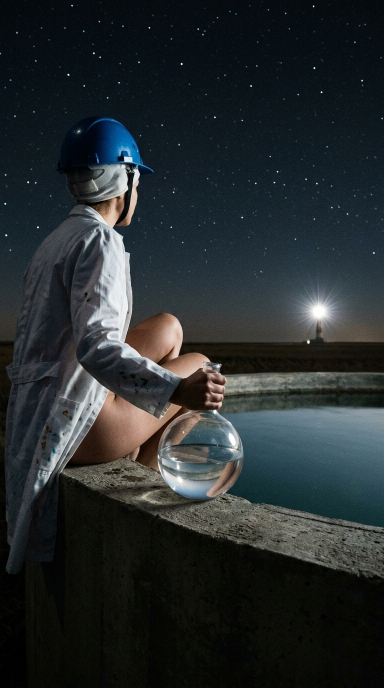
#> input picture showcase_input.jpg, 768 x 1376 px (shown at 1/2 size)
$ python shadow-lift-prepress.py --input showcase_input.jpg --output out.png
#> lines starting #> are read from the running program, lines starting #| are printed output that depends on the picture
import os
import argparse
import sys
from PIL import Image
import numpy as np
from scipy.ndimage import gaussian_filter

"""
Shadow-Lift Prepress
===================
Утилита для подготовки изображений к печати (TheGameCrafter, цифровая печать).
Гибридный препресс: локальная гамма в тенях для сохранения деталей (под плащом, в складках)
при абсолютной неприкосновенности мидтонов и гарантированной защите точки черного.
"""

def parse_size(size_str):
    """Преобразует строку '900x1500' или '900,1500' в кортеж (900, 1500)"""
    try:
        if 'x' in size_str.lower():
            w, h = size_str.lower().split('x')
        elif ',' in size_str:
            w, h = size_str.split(',')
        else:
            raise ValueError
        return (int(w.strip()), int(h.strip()))
    except ValueError:
        raise argparse.ArgumentTypeError(f"Неверный формат размера: '{size_str}'. Используйте '900x1500' или '900,1500'")

def detect_and_create_protection_mask(arr, luminance, protection_zone, height):
    """
    Умный анализ зон и динамическое построение маски защиты.
    """
    h, w = luminance.shape
    y_indices = np.arange(height, dtype=np.float32)[:, np.newaxis]

    if protection_zone != 'auto':
        print(f"  -> [MANUAL] Принудительная защита: {protection_zone.upper()}")
        if protection_zone == 'none':
            return np.ones((height, 1), dtype=np.float32)
        elif protection_zone == 'bottom':
            return np.clip(((height * 0.60) - y_indices) / (height * 0.25), 0, 1)
        else: # 'top'
            return np.clip((y_indices - (height * 0.40)) / (height * 0.25), 0, 1)

    top_zone = luminance[:int(h * 0.20), :]
    bottom_zone = luminance[-int(h * 0.20):, :]
    center_zone = luminance[int(h * 0.30):int(h * 0.70), :]

    top_mean = np.mean(top_zone)
    bottom_mean = np.mean(bottom_zone)
    center_mean = np.mean(center_zone)

    diff = bottom_mean - top_mean
    is_bright_center = (center_mean > top_mean + 30) and (center_mean > bottom_mean + 30)

    if is_bright_center:
        print(f"  -> [AUTO] Обнаружен яркий центральный объект (Центр: {center_mean:.1f}). Анализ фона...")

    if diff > 15:
        print(f"  -> [AUTO] Низ светлее верха (Верх: {top_mean:.1f}, Низ: {bottom_mean:.1f}, Разница: +{diff:.1f}). Защита: BOTTOM")
        center_line = height * 0.60
        transition_zone = height * 0.20
        return np.clip((center_line - y_indices) / transition_zone, 0, 1)

    if diff < -15:
        print(f"  -> [AUTO] Верх светлее низа (Верх: {top_mean:.1f}, Низ: {bottom_mean:.1f}, Разница: {diff:.1f}). Защита: TOP")
        center_line = height * 0.40
        transition_zone = height * 0.20
        return np.clip((y_indices - center_line) / transition_zone, 0, 1)

    top_rgb = arr[:int(h * 0.20), :, :]
    r_mean = np.mean(top_rgb[:,:,0])
    b_mean = np.mean(top_rgb[:,:,2])

    if top_mean < 65 and b_mean > r_mean * 1.15:
        print(f"  -> [AUTO] Обнаружено ночное небо (Верх: {top_mean:.1f}, Синева: {b_mean/r_mean:.2f}x). Защита: TOP")
        center_line = height * (0.35 if is_bright_center else 0.40)
        transition_zone = height * (0.30 if is_bright_center else 0.25)
        return np.clip((y_indices - center_line) / transition_zone, 0, 1)

    print(f"  -> [AUTO] Равномерное освещение (Верх: {top_mean:.1f}, Низ: {bottom_mean:.1f}). Защита: NONE")
    return np.ones((height, 1), dtype=np.float32)

def process_single_image(input_path, output_path, target_min_black, target_size, protection_zone='auto', shadow_gamma=0.75):
    """
    Обрабатывает одно изображение с использованием гибридного метода:
    локальная гамма в глубоких тени для проработки деталей (под плащом/в складках)
    при сохранении общей темноты и глубины кадра.
    """
    try:
        img = Image.open(input_path).convert('RGB')

        if target_size:
            img = img.resize(target_size, Image.Resampling.LANCZOS)

        arr = np.array(img, dtype=np.float32)
        height, width, _ = arr.shape

        luminance = 0.299 * arr[:,:,0] + 0.587 * arr[:,:,1] + 0.114 * arr[:,:,2]

        # 1. Порог теней (захватываем глубокие тени и темные объекты)
        shadow_threshold = max(np.percentile(luminance, 10), 30.0)

        # Сырая маска глубоких теней (плавно сходит на нет к порогу)
        raw_shadow_mask = np.clip((shadow_threshold - luminance) / shadow_threshold, 0, 1)

        # 2. Пространственная защита (небо / низ)
        protection_mask = detect_and_create_protection_mask(arr, luminance, protection_zone, height)

        smooth_shadows = gaussian_filter(raw_shadow_mask, sigma=3.0)
        final_mask = smooth_shadows * protection_mask
        final_mask = np.expand_dims(final_mask, axis=2)

        # 3. ГИБРИДНЫЙ МЕТОД: ЛОКАЛЬНАЯ ГАММА В ТЕНЯХ
        # Нормализуем диапазон теней от 0 до 1 для применения степенной функции
        normalized_shadows = arr / 255.0

        # Применяем гамму (shadow_gamma) ТОЛЬКО внутри зоны тени, оставляя света и мидтоны в покое (gamma = 1.0)
        # Формула плавно смешивает оригинальный массив и вытянутый по гамме в зависимости от маски
        lifted_arr = (normalized_shadows ** shadow_gamma) * 255.0

        # Плавное смешивание по маске (там, где mask=1, работает гамма; где mask=0, остается оригинал)
        arr = arr * (1 - final_mask) + lifted_arr * final_mask

        # 4. Локальный микроконтраст в тенях (проявляем фактуру)
        blurred = gaussian_filter(arr, sigma=2.0, truncate=2.0)
        detail = arr - blurred
        arr = arr + (detail * 0.20 * final_mask)

        # 5. Деликатная компенсация насыщенности в тенях
        mean_color = np.mean(arr, axis=2, keepdims=True)
        arr = arr + (arr - mean_color) * 0.05 * final_mask

        # 6. Жесткий клэмп точки черного (гарантия против клякс на TGC)
        arr = np.maximum(arr, target_min_black)
        arr = np.clip(arr, 0, 255)

        # 7. Сохранение без потерь
        processed_img = Image.fromarray(arr.astype(np.uint8))

        out_dir = os.path.dirname(os.path.abspath(output_path))
        os.makedirs(out_dir, exist_ok=True)

        processed_img.save(output_path, format='PNG', compress_level=6)
        return True, None

    except Exception as e:
        return False, str(e)

def main():
    parser = argparse.ArgumentParser(
        description="Shadow-Lift Prepress: Гибридный препресс (локальная гамма в тенях) для TGC.",
        formatter_class=argparse.ArgumentDefaultsHelpFormatter
    )

    parser.add_argument("-i", "--input", required=True, dest="input_path",
                        help="Путь к файлу изображения ИЛИ к папке с изображениями")
    parser.add_argument("-o", "--output", required=True, dest="output_path",
                        help="Путь к папке для сохранения ИЛИ к конкретному файлу")
    parser.add_argument("-s", "--size", type=parse_size, default="900x1500", dest="target_size",
                        help="Размер выходного изображения в формате ШИРИНАxВЫСОТА")

    parser.add_argument("-b", "--min-black", type=int, default=14, dest="target_min_black",
                        help="Гарантированный минимум черного (защита от клякс). Для TGC: 14.")

    parser.add_argument("-l", "--lift", type=float, default=0.75, dest="shadow_gamma",
                        help="Гамма локального подъема теней (0.75 по умолч.). Меньше = сильнее вытягивает детали из черноты под плащом/в складках (0.65-0.70), больше = мягче (0.80-0.85). Мидтоны не трогает.")

    parser.add_argument("-p", "--protection", choices=['auto', 'top', 'bottom', 'none'], default='auto', dest="protection_zone",
                        help="Зона пространственной защиты. 'auto' - умный анализ (небо/свет снизу).")

    args = parser.parse_args()
    valid_extensions = ('.png', '.jpg', '.jpeg', '.tif', '.tiff')

    if os.path.isfile(args.input_path):
        if not args.input_path.lower().endswith(valid_extensions):
            print(f"Ошибка: Файл {args.input_path} не является поддерживаемым изображением.")
            sys.exit(1)

        if args.output_path.lower().endswith('.png'):
            out_file = args.output_path
        else:
            base_name = os.path.splitext(os.path.basename(args.input_path))[0]
            out_file = os.path.join(args.output_path, base_name + '.png')

        print(f"Обработка файла: {args.input_path}")
        success, err = process_single_image(args.input_path, out_file, args.target_min_black, args.target_size, args.protection_zone, args.shadow_gamma)
#> in process_single_image, img is the input picture: PIL image 768x1376 RGB; mean R, G, B 38, 44, 45.6
#> in process_single_image, `luminance = 0.299 * arr[:,:,0] + 0.587 * arr[:,:,1] + 0.114 * arr[:,:,2]`:
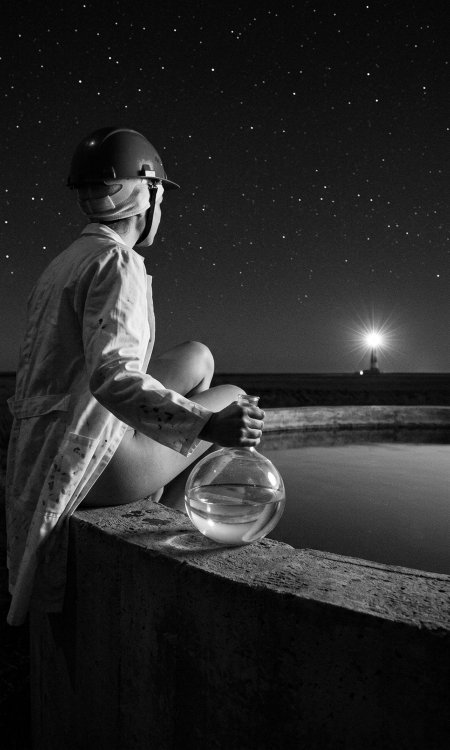
#> luminance: shape (1500, 900) float32 (shown at 1/2 size); min 0, max 255, mean 42.4
#> in process_single_image, `shadow_threshold = max(np.percentile(luminance, 10), 30.0)`: shadow_threshold = 30
#> in process_single_image, `raw_shadow_mask = np.clip((shadow_threshold - luminance) / shadow_thre..`:
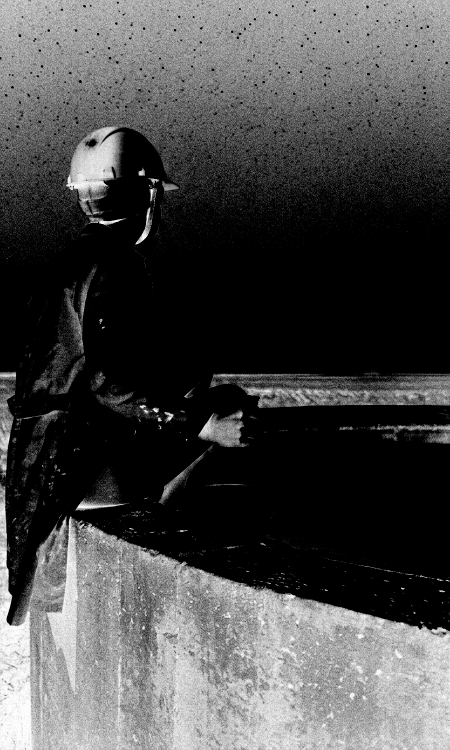
#> raw_shadow_mask: shape (1500, 900) float32 (shown at 1/2 size); min 0, max 1, mean 0.29
#> in detect_and_create_protection_mask, `bottom_zone = luminance[-int(h * 0.20):, :]`:
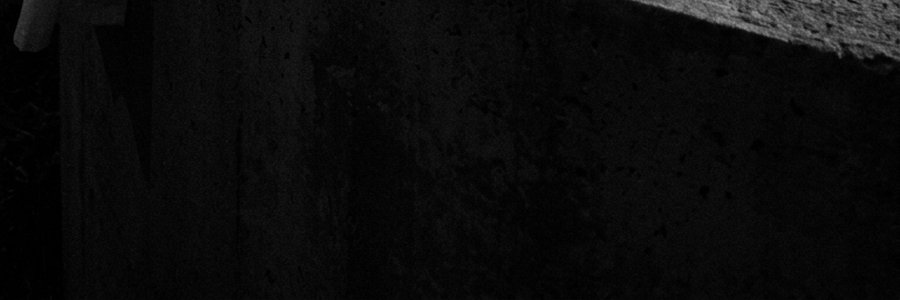
#> bottom_zone: shape (300, 900) float32; min 0, max 152.1, mean 11
#> in detect_and_create_protection_mask, `center_zone = luminance[int(h * 0.30):int(h * 0.70), :]`:
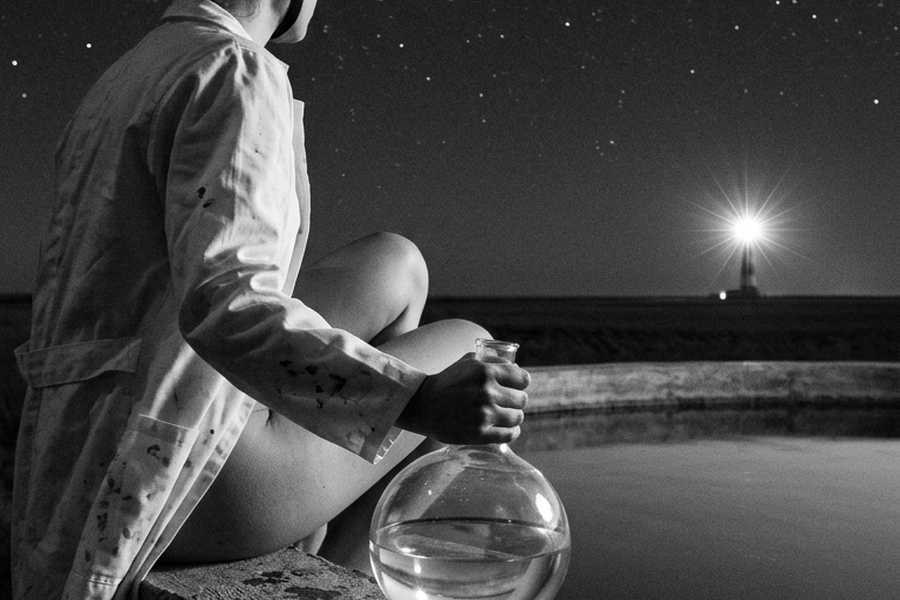
#> center_zone: shape (600, 900) float32; min 0, max 255, mean 70.6
#> in detect_and_create_protection_mask, `top_mean = np.mean(top_zone)`: top_mean = 15.83
#> in detect_and_create_protection_mask, `bottom_mean = np.mean(bottom_zone)`: bottom_mean = 11.03
#> in detect_and_create_protection_mask, `center_mean = np.mean(center_zone)`: center_mean = 70.6
#> in detect_and_create_protection_mask, `diff = bottom_mean - top_mean`: diff = -4.8
#> in detect_and_create_protection_mask, `is_bright_center = (center_mean > top_mean + 30) and (center_mean > bo..`: is_bright_center = True
#> (printed output is left out)
#> in detect_and_create_protection_mask, `r_mean = np.mean(top_rgb[:,:,0])`: r_mean = 9.02
#> in detect_and_create_protection_mask, `b_mean = np.mean(top_rgb[:,:,2])`: b_mean = 23.78
#|   -> [AUTO] Обнаружено ночное небо (Верх: 15.8, Синева: 2.64x). Защита: TOP
#> in detect_and_create_protection_mask, `center_line = height * (0.35 if is_bright_center else 0.40)`: center_line = 525
#> in detect_and_create_protection_mask, `transition_zone = height * (0.30 if is_bright_center else 0.25)`: transition_zone = 450
#> in process_single_image, `protection_mask = detect_and_create_protection_mask(arr, luminance, pr..`: protection_mask = 1500 values from 0 to 1
#> in process_single_image, `final_mask = smooth_shadows * protection_mask`:
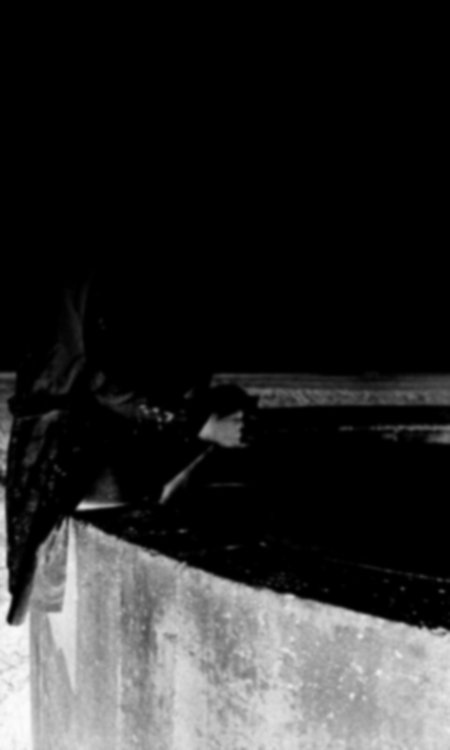
#> final_mask: shape (1500, 900) float32 (shown at 1/2 size); min 0, max 0.989, mean 0.171
#> in process_single_image, `lifted_arr = (normalized_shadows ** shadow_gamma) * 255.0`:
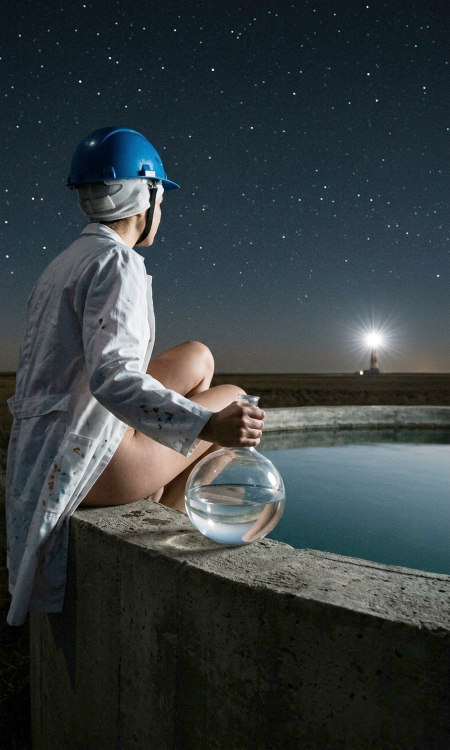
#> lifted_arr: shape (1500, 900, 3) float32 (shown at 1/2 size); mean R, G, B 54.8, 63, 64.3
#> in process_single_image, `detail = arr - blurred`:
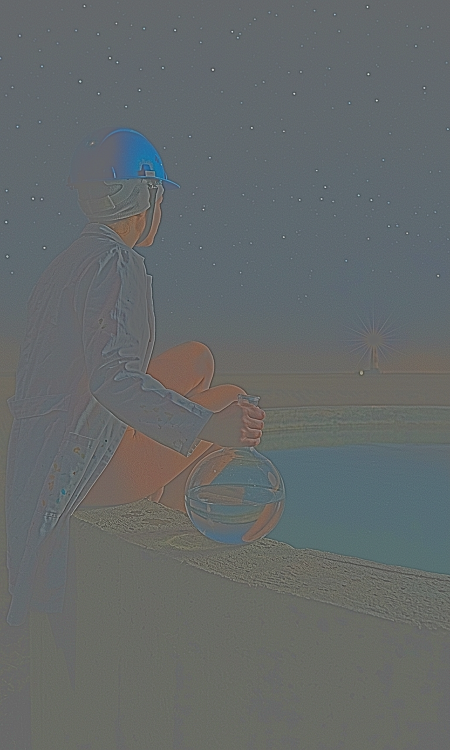
#> detail: shape (1500, 900, 3) float32 (shown at 1/2 size); mean R, G, B -4.1, 1.7, 2.4; drawn with min black and max white
        if success:
            print(f"[OK] Сохранено: {out_file}")
        else:
            print(f"[ОШИБКА] {err}")

    elif os.path.isdir(args.input_path):
        if not os.path.exists(args.output_path):
            os.makedirs(args.output_path, exist_ok=True)

        files = [f for f in os.listdir(args.input_path) if f.lower().endswith(valid_extensions)]

        if not files:
            print(f"В папке {args.input_path} не найдено подходящих изображений.")
            sys.exit(0)

        print(f"Найдено изображений: {len(files)}")
        print(f"Параметры: Размер={args.target_size}, Мин. черный={args.target_min_black}, Гамма теней (lift)={args.shadow_gamma}, Защита={args.protection_zone}")
        print("-" * 50)

        success_count = 0
        failed_files = []

        for filename in files:
            in_file = os.path.join(args.input_path, filename)
            base_name = os.path.splitext(filename)[0]
            out_file = os.path.join(args.output_path, base_name + '.png')

            print(f"Обработка: {filename}")
            success, err = process_single_image(in_file, out_file, args.target_min_black, args.target_size, args.protection_zone, args.shadow_gamma)

            if success:
                print(f"[OK] {filename} -> {out_file}\n")
                success_count += 1
            else:
                print(f"[ОШИБКА] {filename}: {err}\n")
                failed_files.append((filename, err))

        print("-" * 50)
        print(f"ИТОГО: Успешно обработано {success_count} из {len(files)}.")

        if failed_files:
            print("\nВНИМАНИЕ! Следующие файлы не были обработаны:")
            for fname, error in failed_files:
                print(f" - {fname}: {error}")
        else:
            print("Все файлы обработаны без ошибок. Отлично!")

    else:
        print(f"Ошибка: Путь {args.input_path} не найден.")
        sys.exit(1)

if __name__ == "__main__":
    main()
